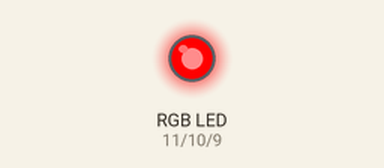
Bench run of a sketch on a simulated Arduino Uno, built with avr-gcc and run on an emulated ATmega328P. On the bench: an RGB LED mixed from three pins (HIGH = lit).

Above: at 0.05 s.
At 1.05 s:
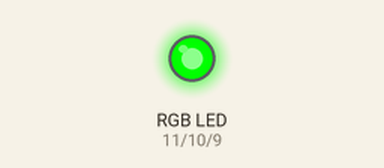
At 2.05 s:
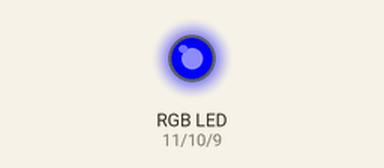
At 4.05 s:
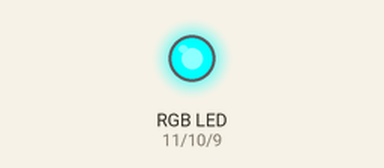
At 6.05 s:
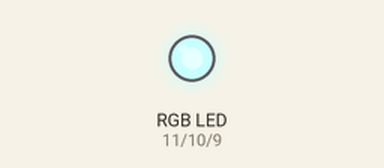
At 8.0 s:
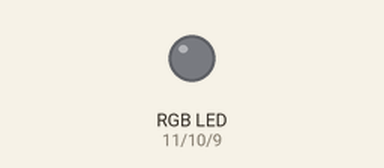
Timing chart, 0 to 10.4 s (numbered marks = the images above):
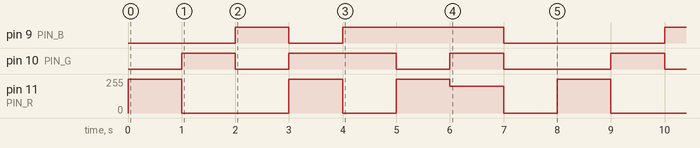

Measured:
- by itself, pin 9 (PIN_B): repeats every 8.0 s: LOW 1.0 s, HIGH 3.0 s, LOW 3.0 s, HIGH 1.0 s
- by itself, pin 10 (PIN_G): repeats every 8.0 s: LOW 1.0 s, HIGH 2.0 s, LOW 1.0 s, HIGH 1.0 s, LOW 2.0 s, HIGH 1.0 s
- by itself, pin 11 (PIN_R): repeats every 8.0 s: 0/255 2.0 s, 255/255 1.0 s, 0/255 1.0 s, 255/255 1.0 s, 200/255 1.0 s, 0/255 1.0 s, 255/255 1.0 s

The sketch:

multicolor-led.ino
```cpp
#define PIN_B 9
#define PIN_G 10
#define PIN_R 11

void setColor(char r, char g, char b) {
  analogWrite(PIN_R, r);
  analogWrite(PIN_G, g);
  analogWrite(PIN_B,  b);
}

void setup() {
  // put your setup code here, to run once:
  pinMode(PIN_B, OUTPUT);
  pinMode(PIN_G, OUTPUT);
  pinMode(PIN_R, OUTPUT);
}

void loop() {
  setColor(255,   0,   0); delay(1000); // Red
  setColor(  0, 255,   0); delay(1000); // Green
  setColor(  0,   0, 255); delay(1000); // Blue
  setColor(255, 255,   0); delay(1000); // Yellow
  setColor(  0, 255, 255); delay(1000); // Cyan
  setColor(255,   0, 255); delay(1000); // Magenta
  setColor(200, 255, 255); delay(1000); // White (red reduced to balance)
  setColor(  0,   0,   0); delay(1000); // Off
}
```
